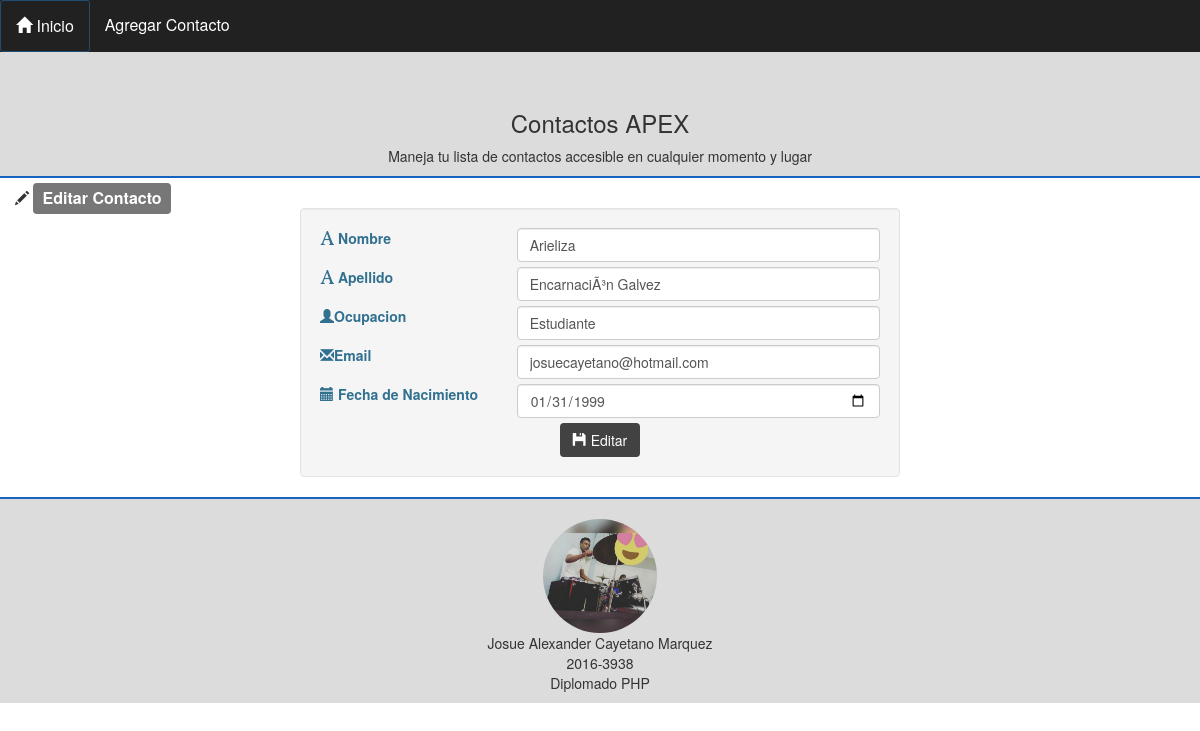
The page /editar.php?id=4 on the database its author committed.
### tables this page shows
CREATE TABLE `contactos` (
  `Id` int(11) NOT NULL,
  `Nombre` varchar(30) DEFAULT NULL,
  `Apellido` varchar(30) DEFAULT NULL,
  `Correo` varchar(30) DEFAULT NULL,
  `Fecha` date DEFAULT NULL,
  `Ocupacion` varchar(30) DEFAULT NULL
);

### conexion.php (called while the page is built, shortened)
<?php
function WHERE($id){
    $sql = "SELECT  *FROM contactos WHERE Id = {$id}";
	$conexion = new PDO('mysql:host=localhost;dbname=agendaphp','root','');
     $resultados = $conexion->query($sql);
     return $resultados;
}
?>

### editar.php (the view, shortened to what this page needs)
<?php
require 'conexion.php';
include 'header.php';
include 'validacion.php';
if(isset($_GET["id"])){
    foreach (WHERE($_GET["id"]) as $contacto) {
        $Nombre = $contacto['Nombre'];
        $Apellido = $contacto['Apellido'];
        $Correo = $contacto['Correo'];
        $Fecha = $contacto['Fecha'];
        $Ocupacion = $contacto['Ocupacion'];
    }
}
?>
<div class="col-sm-12" style="margin-top:10px ">
<span class="glyphicon glyphicon-pencil">
      </span> <span class="label label-default" style="font-size: 16px;">Editar Contacto</span>
</div>
<form action="" method="POST">
<div class="col-sm-6 col-sm-offset-3 well">
    <div class="row">
        <div class="col-sm-4">
            <label class="control-label text-info" for="Nombre">
            <span class="glyphicon glyphicon-font"></span> Nombre</label>
        </div>
        <div class="col-sm-8" style="padding-bottom:5px">
            <input name="Nombre" type="text"   class="form-control"  value ="<?php echo $Nombre ?>"
            />
        </div>
    </div>
    <div class="row">
        <div class="col-sm-4">
            <label class="control-label text-info" for="Apellido">
            <span class="glyphicon glyphicon-font"></span> Apellido</label>
        </div>
        <div class="col-sm-8" style="padding-bottom:5px">
            <input type="text"  name="Apellido" class="form-control" value="<?php echo $Apellido ?>" />
        </div>
    </div>
    <div class="row">
        <div class="col-sm-4">
            <label class="control-label text-info" for="Ocupacion">
            <span class="glyphicon glyphicon-user"></span>Ocupacion</label>
        </div>
        <div class="col-sm-8" style="padding-bottom:5px">
            <input type="text"  name="Ocupacion" class="form-control" value="<?php echo $Ocupacion ?>" />
        </div>
    </div>
     <div class="row">
        <div class="col-sm-4">
            <label class="control-label text-info" for="Correo">
            <span class="glyphicon glyphicon-envelope"></span>Email</label>
        </div>
        <div class="col-sm-8" style="padding-bottom:5px">
            <input type="Email"  name="Correo" class="form-control" value="<?php echo $Correo ?>" />
        </div>
    </div>
    <div class="row">
        <div class="col-sm-4">
            <label for="Fecha" class="control-label text-info" >
            <span class="glyphicon glyphicon-calendar"></span> Fecha de Nacimiento</label>
        </div>
        <div class="col-sm-8" style="padding-bottom:5px">
            <input name="Fecha" type="Date" class="form-control" value="<?php echo $Fecha ?>" />
        </div>
    </div>
    <center>
        <div class="row">
            <button type="submit" name="Editar" value="enviar" class="btn" style="background-color: #424242; color: white;">
               <span class="glyphicon glyphicon-floppy-disk"></span>  Editar
            </button>
        </div>
    </center>
</div>
<div class="col-sm-2" style="width:285px; background-color:white;">
</div>
</form>
<?php include 'footer.php' ?>

### css/estilos.css (style rules this page uses)
* { padding:10; margin: 0; }

### rows shown on the page
contactos: Nombre "Arieliza", Apellido "EncarnaciÃ³n Galvez", Ocupacion "Estudiante", Correo "josuecayetano@hotmail.com", Fecha "01/31/1999"
